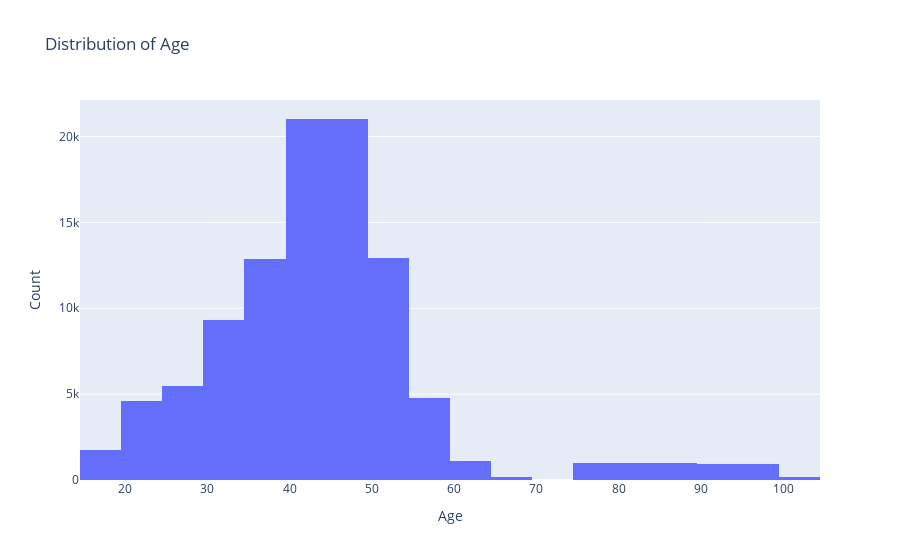

The notebook cell this image was saved under:
### Markdown cell above
Finding segment of the customer for target models

### Code cell
fig = px.histogram(core_data, x="age", nbins=40, title="Distribution of Age")
fig.update_layout(xaxis_title="Age", yaxis_title="Count")
fig.show()

### Figure 1 — Plotly figure (JSON) as saved in the notebook; plotly's stock layout.template omitted (floating-point values rounded to 4 significant figures; data arrays with more than 128 entries replaced by an {"elided": "..."} marker saying what was removed)
{"data": [{"bingroup": "x", "hovertemplate": "age=%{x}<br>count=%{y}<extra></extra>", "legendgroup": "", "marker": {"color": "#636efa", "pattern": {"shape": ""}}, "name": "", "nbinsx": 40, "orientation": "v", "showlegend": false, "type": "histogram", "x": {"elided": "100000 int values"}, "xaxis": "x", "yaxis": "y"}], "layout": {"barmode": "relative", "legend": {"tracegroupgap": 0}, "title": {"text": "Distribution of Age"}, "xaxis": {"anchor": "y", "domain": [0, 1], "title": {"text": "Age"}}, "yaxis": {"anchor": "x", "domain": [0, 1], "title": {"text": "Count"}}}}
